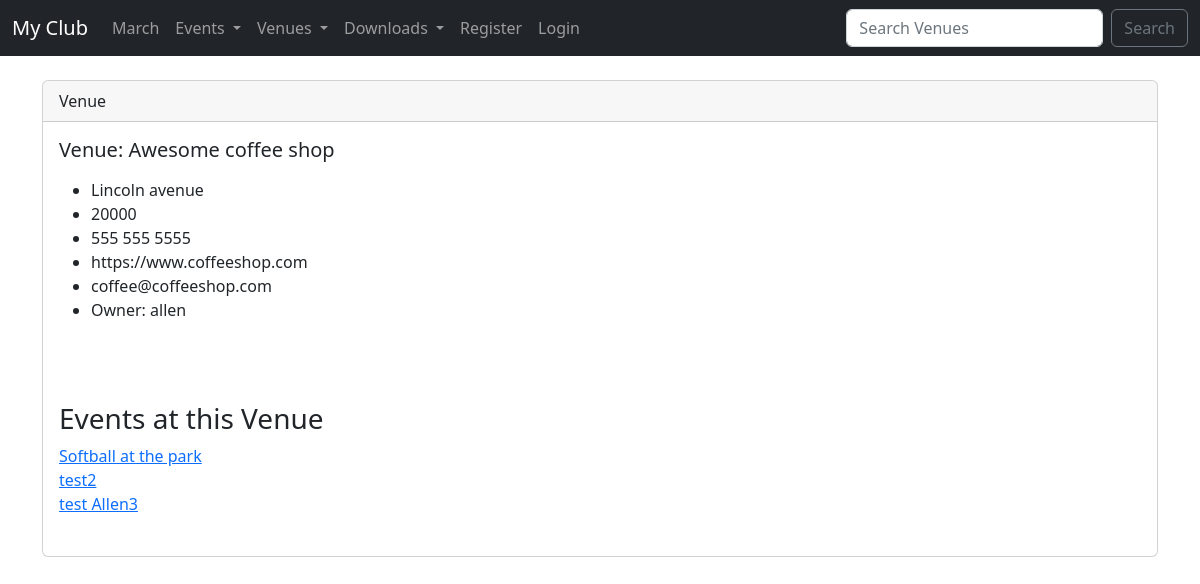
The app's page /show_venue/5 with its own data.
### events/models.py (models this page shows, shortened)
class Venue(models.Model):
    name = models.CharField('Venue Name', max_length=120)
    address = models.CharField(max_length=300)
    zip_code = models.CharField('Zip Code',max_length=15)
    phone = models.CharField('Contact Phone', max_length=25, blank=True)
    web = models.URLField('Website Address', blank=True)
    email_address = models.EmailField('Email Address', blank=True)
    owner = models.IntegerField('Venue owner', blank=False, default=1)
    venue_image = models.ImageField(null=True, blank=True, upload_to='images/')
    def __str__(self):
        return self.name

class Event(models.Model):
    name = models.CharField('Event Name', max_length=120)
    event_date = models.DateTimeField('Event Date')
    venue = models.ForeignKey(Venue, blank=True, null=True, on_delete=models.CASCADE)
    manager = models.ForeignKey(User, blank=True, null=True, on_delete=models.SET_NULL)
    description = models.TextField(blank=True)
    attendees = models.ManyToManyField(MyClubUser, blank=True)
    approved = models.BooleanField('Approved', default=False)
    def __str__(self):
        return self.name

### events/views.py (the view)
# urls.py: path('show_venue/<venue_id>', views.show_venues, name="show-venue"),
def show_venues(request, venue_id):
    venue = Venue.objects.get(pk=venue_id)
    venue_owner = User.objects.get(pk=venue.owner)
    events = venue.event_set.all()
    context = {'venue':venue, 'venue_owner': venue_owner, 'events':events}
    return render(request, 'events/show_venue.html', context)

### events/templates/events/show_venue.html (shortened to what this page needs)
{% extends 'events/base.html' %}
{% block content %}
    <div class="card">
        <div class="card-header">
           Venue
        </div>
        <div class="card-body">
          <h5 class="card-title">Venue: {{ venue }}</h5>
          <p class="card-text">
            <ul>
            <li>{{ venue.address }}</li>
            <li>{{ venue.zip_code }}</li>
            <li>{{ venue.phone }}</li>
            <li>{{ venue.web }}</li>
            <li>{{ venue.email_address }}</li>
            <li>Owner: {{ venue_owner}}</li>
            </ul>
            <br>
          </p>
          <br>
          <h3>Events at this Venue</h3>
          {% if events %}
            {% for event in events %}
            <a href="{% url 'show-event' event.id %}">{{ event }}</a>
            <br>
            {% endfor %}
            <br>
          {% else %}
            No events scheduled at this venue
          {% endif %}
        </div>
      </div>
{% endblock %}

### records on screen
Venue: name "Awesome coffee shop", address "Lincoln avenue", zip_code "20000", phone "555 555 5555", web "https://www.coffeeshop.com", email_address "coffee@coffeeshop.com"
Event: name "Softball at the park"
Event: name "test2"
Event: name "test Allen3"

### other values on screen
{{ venue_owner }} "allen"
